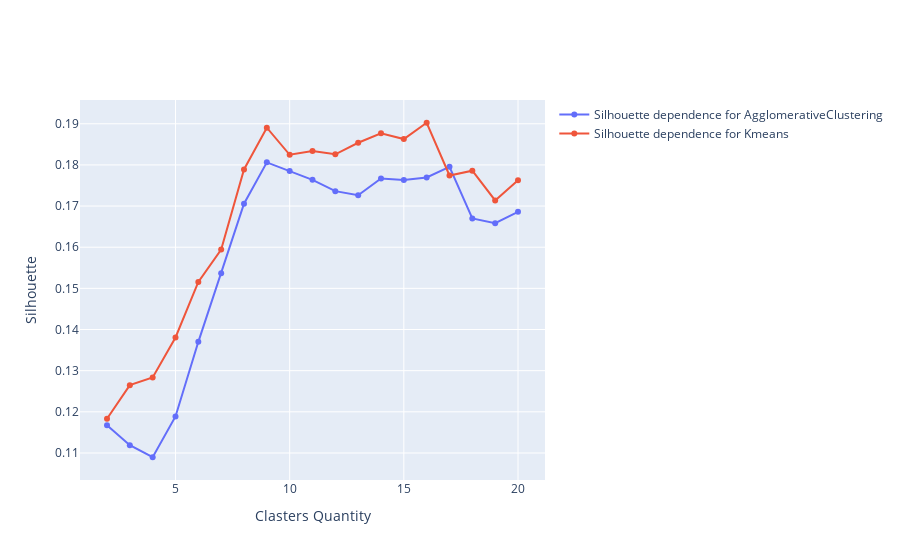

Notebook code for this chart:
### Code cell
fig = go.Figure()

fig.add_trace(go.Scatter(
    x=list(range(2, 21)),
    y=agglomerative_silhouette,
    name='Silhouette dependence for AgglomerativeClustering'
))

fig.add_trace(go.Scatter(
    x=list(range(2, 21)),
    y=kmeans_silhouette,
    name='Silhouette dependence for Kmeans'
))

fig.update_layout(
    xaxis_title='Clasters Quantity',
    yaxis_title='Silhouette',
)

fig.show()

### Figure 1 — Plotly figure (JSON) as saved in the notebook; plotly's stock layout.template omitted (floating-point values rounded to 4 significant figures)
{"data": [{"name": "Silhouette dependence for AgglomerativeClustering", "type": "scatter", "x": [2, 3, 4, 5, 6, 7, 8, 9, 10, 11, 12, 13, 14, 15, 16, 17, 18, 19, 20], "y": [0.1167, 0.1119, 0.109, 0.1189, 0.137, 0.1537, 0.1706, 0.1806, 0.1785, 0.1764, 0.1736, 0.1726, 0.1767, 0.1763, 0.177, 0.1795, 0.167, 0.1659, 0.1686]}, {"name": "Silhouette dependence for Kmeans", "type": "scatter", "x": [2, 3, 4, 5, 6, 7, 8, 9, 10, 11, 12, 13, 14, 15, 16, 17, 18, 19, 20], "y": [0.1183, 0.1265, 0.1283, 0.1381, 0.1516, 0.1594, 0.1789, 0.1891, 0.1825, 0.1834, 0.1826, 0.1854, 0.1877, 0.1863, 0.1902, 0.1774, 0.1786, 0.1714, 0.1763]}], "layout": {"xaxis": {"title": {"text": "Clasters Quantity"}}, "yaxis": {"title": {"text": "Silhouette"}}}}
